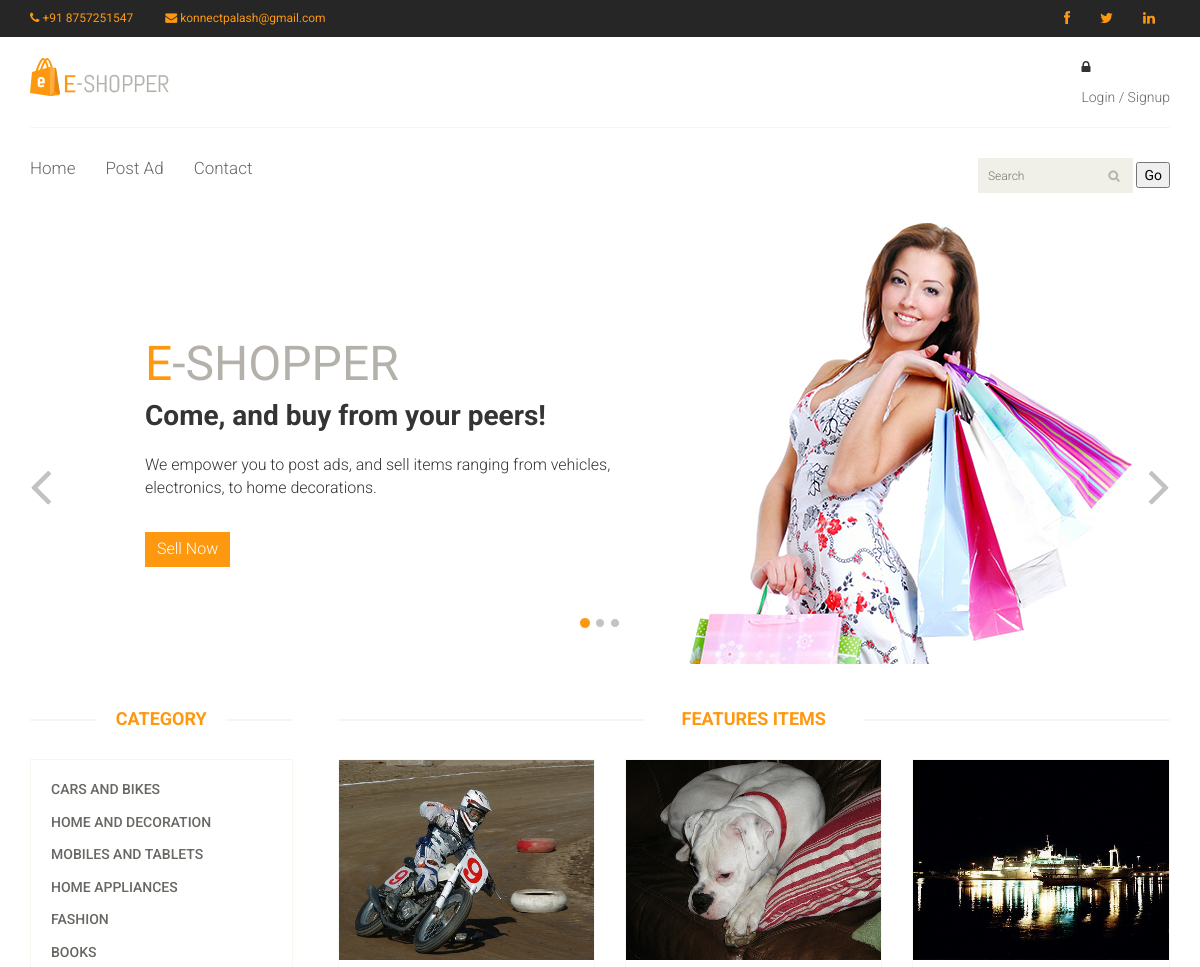
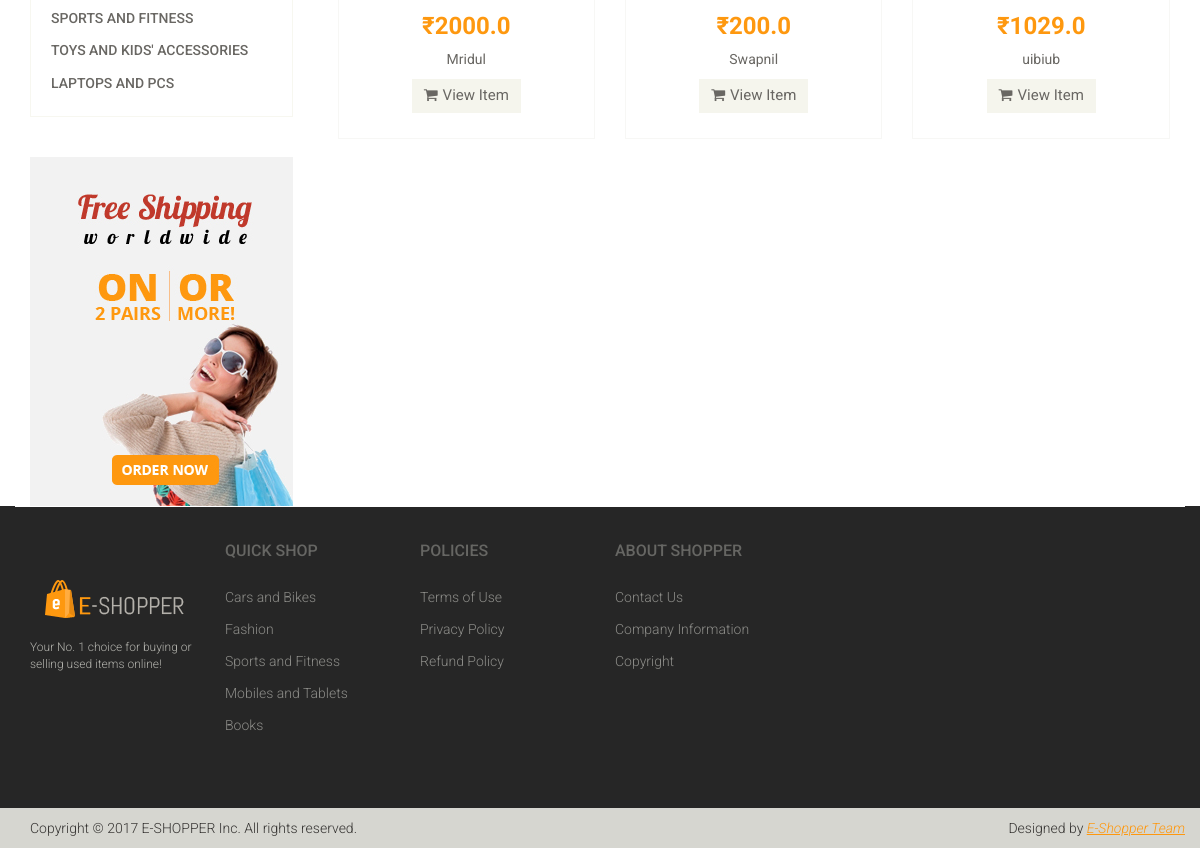
The app's page /index/ with its own data (2 pictures, top to bottom).
### users/models.py (models this page shows, shortened)
class Item (models.Model):
    CHOICES= (
    ('1','Cars and Bikes'),
    ('2','Home and Decoration'),
    ('3','Mobile and Tablets'),
    ('4','Home appliances'),
    ('5','Fashion'),
    ('6','Books'),
    ('7','Sports and Fitness'),
    ('8','Laptops and PCs'),
    ('9','Toys and Kids Accessories'),
    )
    id = models.AutoField(primary_key=True)
    title = models.CharField(max_length=255)
    date = models.DateField(auto_now=True)
    seller_id = models.ForeignKey(User)
    description = models.TextField()
    price = models.FloatField()
    image = models.ImageField(upload_to='./users/static/')
    quantity = models.IntegerField()
    category = models.CharField(max_length=40,
        choices=CHOICES
        )

### users/views.py (the view)
# urls.py: url(r'^index/',views.index,name='index'),
def index(request):
    items = Item.objects.all()[0:6]
    return render(request, 'index.html', {'items': items})

### users/template/index.html (shortened to what this page needs)
{% extends "base.html" %} {% load static %} {% block main %}
<section id="slider">
    <div class="container">
        <div class="row">
            <div class="col-sm-12">
                <div id="slider-carousel" class="carousel slide" data-ride="carousel">
                    <ol class="carousel-indicators">
                        <li data-target="#slider-carousel" data-slide-to="0" class="active"></li>
                        <li data-target="#slider-carousel" data-slide-to="1"></li>
                        <li data-target="#slider-carousel" data-slide-to="2"></li>
                    </ol>
                    <div class="carousel-inner">
                        <div class="item active">
                            <div class="col-sm-6">
                                <h1><span>E</span>-SHOPPER</h1>
                                <h2>Come, and buy from your peers!</h2>
                                <p>We empower you to post ads, and sell items ranging from vehicles, electronics, to home decorations.</p>
                                <a href="/sell"><button type="button" class="btn btn-default get">Sell Now</button></a>
                            </div>
                            <div class="col-sm-6">
                                <img src="{% static 'images/home/girl1.jpg' %}" class="girl img-responsive" alt="" />
                            </div>
                        </div>
                    </div>
                    <a href="#slider-carousel" class="left control-carousel hidden-xs" data-slide="prev">
                        <i class="fa fa-angle-left"></i>
                    </a>
                    <a href="#slider-carousel" class="right control-carousel hidden-xs" data-slide="next">
                        <i class="fa fa-angle-right"></i>
                    </a>
                </div>
            </div>
        </div>
    </div>
</section>
<section>
    <div class="container">
        <div class="row">
            <div class="col-sm-3">
                <div class="left-sidebar">
                    <h2>Category</h2>
                    <div class="panel-group category-products" id="accordian">
                        <div class="panel panel-default">
                            <div class="panel-heading">
                                <h4 class="panel-title"><a href="/category/1">Cars and Bikes</a></h4>
                            </div>
                        </div>
                        <div class="panel panel-default">
                            <div class="panel-heading">
                                <h4 class="panel-title"><a href="/category/2">Home and Decoration</a></h4>
                            </div>
                        </div>
                        <div class="panel panel-default">
                            <div class="panel-heading">
                                <h4 class="panel-title"><a href="/category/3">Mobiles and Tablets</a></h4>
                            </div>
                        </div>
                        <div class="panel panel-default">
                            <div class="panel-heading">
                                <h4 class="panel-title"><a href="/category/4">Home Appliances</a></h4>
                            </div>
                        </div>
                        <div class="panel panel-default">
                            <div class="panel-heading">
                                <h4 class="panel-title"><a href="/category/5">Fashion</a></h4>
                            </div>
                        </div>
                        <div class="panel panel-default">
                            <div class="panel-heading">
                                <h4 class="panel-title"><a href="/category/6">Books</a></h4>
                            </div>
                        </div>
                        <div class="panel panel-default">
                            <div class="panel-heading">
                                <h4 class="panel-title"><a href="/category/7">Sports and Fitness</a></h4>
                            </div>
                        </div>
                        <div class="panel panel-default">
                            <div class="panel-heading">
                                <h4 class="panel-title"><a href="/category/9">Toys and Kids' Accessories</a></h4>
                            </div>
                        </div>
                        <div class="panel panel-default">
                            <div class="panel-heading">
                                <h4 class="panel-title"><a href="/category/8">Laptops And PCs</a></h4>
                            </div>
                        </div>
                    </div>
                    <div class="shipping text-center">
                        <img src="{% static 'images/home/shipping.jpg' %}" alt="" />
                    </div>
                </div>
            </div>
            <div class="col-sm-9 padding-right">
                <div class="features_items">
                    <h2 class="title text-center">Features Items</h2>
                    {% for item in items|slice:":6" %}
                    <div class="col-sm-4">
                        <div class="product-image-wrapper">
                            <div class="single-products">
                                <div class="productinfo text-center">
                                    <a href="/item/{{ item.id }}"><img src="/static{{ item.image.url }}" alt="" class="img-responsive girl" style="height:200px; width:300px;" /></a>
                                    <h2>₹{{ item.price }} </h2>
                                    <p>{{ item.title}}</p>
                                    <a href="/item/{{ item.id }}" class="btn btn-default add-to-cart"><i class="fa fa-shopping-cart"></i>View Item</a>
                                </div>
                            </div>
                        </div>
                    </div>
                    {% endfor %}
                </div>
            </div>
        </div>
    </div>
</section>
{% endblock %}

### users/static/css/main.css (style rules this page uses)
body { font-family: 'Roboto', sans-serif; background: ; position: relative; font-weight: 400px; }
a { -webkit-transition: 300ms; -moz-transition: 300ms; -o-transition: 300ms; transition: 300ms; }
h1, h2, h3, h4, h5, h6 { font-family: 'Roboto', sans-serif; }
#slider { padding-bottom: 45px; }
.carousel-indicators li { background: #C4C4BE; }
.carousel-indicators li.active { background: #FE980F; }
.item { padding-left: 100px; }
.girl { margin-left: 0; }
.item h1 { color: #B4B1AB; font-family: abel; font-size: 48px; margin-top: 115px; }
.item h1 span { color: #FE980F; }
.item h2 { color: #363432; font-family: 'Roboto', sans-serif; font-size: 28px; font-weight: 700; margin-bottom: 22px; margin-top: 10px; }
.item p { color: #363432; font-size: 16px; font-weight: 300; font-family: 'Roboto', sans-serif; }
.get { background: #FE980F; border: 0 none; border-radius: 0; color: #FFFFFF; font-family: 'Roboto', sans-serif; font-size: 16px; font-weight: 300; margin-top: 23px; }
.control-carousel { position: absolute; top: 50%; font-size: 60px; color: #C2C2C1; }
.right { right: 0; }
.category-products { border: 1px solid #F7F7F0; margin-bottom: 35px; padding-bottom: 20px; padding-top: 15px; }
.left-sidebar h2, .brands_products h2 { color: #FE980F; font-family: 'Roboto', sans-serif; font-size: 18px; font-weight: 700; margin: 0 auto 30px; text-align: center; text-transform: uppercase; position: relative; z-index: 3; }
.left-sidebar h2:after, h2.title:after { content: " "; position: absolute; border: 1px solid #f5f5f5; bottom: 8px; left: 0; width: 100%; height: 0; z-index: -2; }
.left-sidebar h2:before { content: " "; position: absolute; background: #fff; bottom: -6px; width: 130px; height: 30px; z-index: -1; left: 50%; margin-left: -65px; }
h2.title:before { content: " "; position: absolute; background: #fff; bottom: -6px; width: 220px; height: 30px; z-index: -1; left: 50%; margin-left: -110px; }
.category-products .panel { background-color: #FFFFFF; border: 0px; border-radius: 0px; box-shadow: none; margin-bottom: 0px; }
.category-products .panel-default .panel-heading { background-color: #FFFFFF; border: 0 none; color: #FFFFFF; padding: 5px 20px; }
.category-products .panel-default .panel-heading .panel-title a { color: #696763; font-family: 'Roboto', sans-serif; font-size: 14px; text-decoration: none; text-transform: uppercase; }
.shipping { background-color: #F2F2F2; margin-top: 40px; overflow: hidden; padding-top: 20px; position: relative; }
.padding-right { padding-right: 0; }
.features_items { overflow: hidden; }
h2.title { color: #FE980F; font-family: 'Roboto', sans-serif; font-size: 18px; font-weight: 700; margin: 0 15px; text-transform: uppercase; margin-bottom: 30px; position: relative; }
.product-image-wrapper { border: 1px solid #F7F7F5; overflow: hidden; margin-bottom: 30px; }
.single-products { position: relative; }
.productinfo h2 { color: #FE980F; font-family: 'Roboto', sans-serif; font-size: 24px; font-weight: 700; }
.productinfo p { font-family: 'Roboto', sans-serif; font-size: 14px; font-weight: 400; color: #696763; }
.productinfo img { width: 100%; }
.productinfo { position: relative; }
.add-to-cart { background: #F5F5ED; border: 0 none; border-radius: 0; color: #696763; font-family: 'Roboto', sans-serif; font-size: 15px; margin-bottom: 25px; }
.add-to-cart i { margin-right: 5px; }

### records on screen
Item: image (picture), price "2000.0", title "Mridul"
Item: image (picture), price "200.0", title "Swapnil"
Item: image (picture), price "1029.0", title "uibiub"
